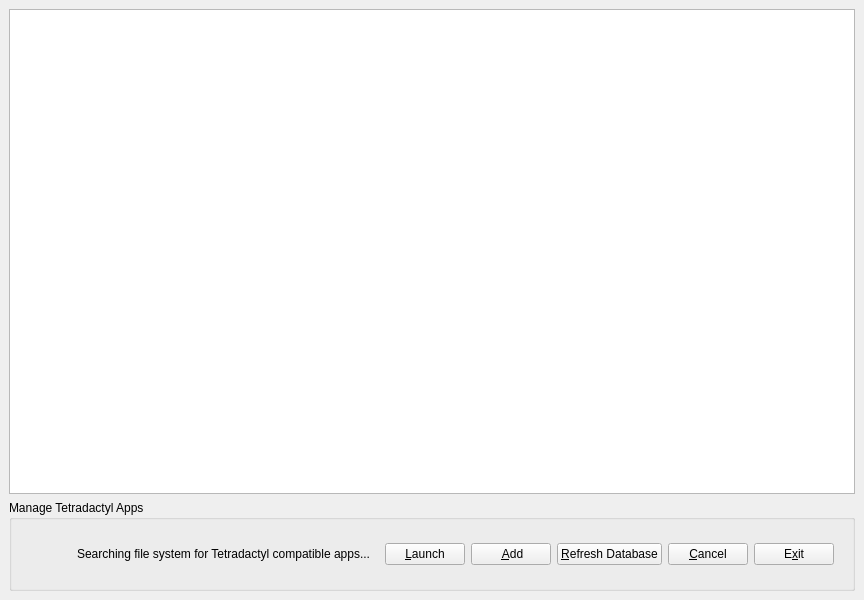
<?xml version="1.0" encoding="UTF-8"?>
<ui version="4.0">
 <class>LauncherWindow</class>
 <widget class="QMainWindow" name="LauncherWindow">
  <property name="geometry">
   <rect>
    <x>0</x>
    <y>0</y>
    <width>800</width>
    <height>600</height>
   </rect>
  </property>
  <property name="windowTitle">
   <string>MainWindow</string>
  </property>
  <widget class="QWidget" name="centralwidget">
   <layout class="QVBoxLayout" name="verticalLayout_3">
    <item>
     <widget class="QTableView" name="appTableView">
      <property name="showGrid">
       <bool>false</bool>
      </property>
      <attribute name="horizontalHeaderVisible">
       <bool>false</bool>
      </attribute>
      <attribute name="verticalHeaderVisible">
       <bool>false</bool>
      </attribute>
     </widget>
    </item>
    <item>
     <widget class="QGroupBox" name="groupBox">
      <property name="title">
       <string>Manage Tetradactyl Apps</string>
      </property>
      <layout class="QHBoxLayout" name="horizontalLayout">
       <item>
        <widget class="QWidget" name="spinnerContainer" native="true">
         <property name="minimumSize">
          <size>
           <width>50</width>
           <height>50</height>
          </size>
         </property>
        </widget>
       </item>
       <item>
        <widget class="QLabel" name="label">
         <property name="enabled">
          <bool>true</bool>
         </property>
         <property name="text">
          <string>Searching file system for Tetradactyl compatible apps...</string>
         </property>
        </widget>
       </item>
       <item>
        <spacer name="horizontalSpacer">
         <property name="orientation">
          <enum>Qt::Horizontal</enum>
         </property>
         <property name="sizeHint" stdset="0">
          <size>
           <width>40</width>
           <height>20</height>
          </size>
         </property>
        </spacer>
       </item>
       <item>
        <widget class="QWidget" name="widget" native="true">
         <layout class="QGridLayout" name="gridLayout_2">
          <item row="0" column="0">
           <widget class="QPushButton" name="launchButton">
            <property name="text">
             <string>&amp;Launch</string>
            </property>
           </widget>
          </item>
          <item row="0" column="4">
           <widget class="QPushButton" name="cancelButton">
            <property name="text">
             <string>&amp;Cancel</string>
            </property>
           </widget>
          </item>
          <item row="0" column="3">
           <widget class="QPushButton" name="refreshDatabaseButton">
            <property name="text">
             <string>&amp;Refresh Database</string>
            </property>
           </widget>
          </item>
          <item row="0" column="2">
           <widget class="QPushButton" name="addButton">
            <property name="text">
             <string> &amp;Add</string>
            </property>
           </widget>
          </item>
          <item row="0" column="5">
           <widget class="QPushButton" name="exitButton">
            <property name="text">
             <string>E&amp;xit</string>
            </property>
           </widget>
          </item>
         </layout>
        </widget>
       </item>
      </layout>
     </widget>
    </item>
   </layout>
  </widget>
 </widget>
 <resources/>
 <connections/>
</ui>
